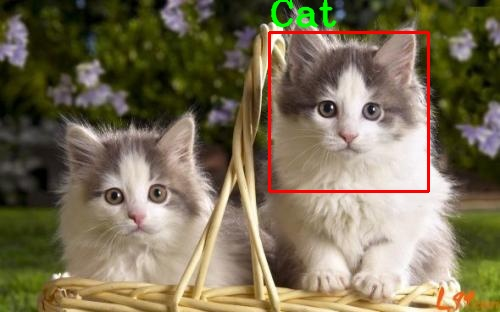
#> input picture WebContent/py/cat.jpg, 500 x 312 px
$ python cat_face.py
#> lines starting #> are read from the running program, lines starting #| are printed output that depends on the picture
# -*- coding=utf-8 -*-
import cv2
def detect_cat_face():
    # 特征检测器位置
    catPath = "I:\\python3.5.2\\Lib\\site-packages\\cv2\\data\\haarcascade_frontalcatface.xml"
    # 加载正面猫脸haar特征检测器
    faceCascade = cv2.CascadeClassifier(catPath)
    # 读取图片,imread()为__init__.py提供
    img = cv2.imread("cat.jpg")
#> img is the input picture: shape (312, 500, 3); mean B, G, R 86.2, 111.4, 122.8
    # 灰度化图片
    gray = cv2.cvtColor(img, cv2.COLOR_BGR2GRAY)
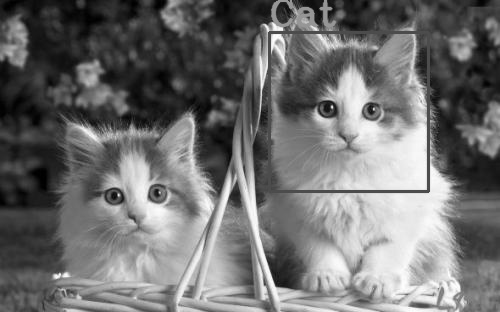
#> gray: shape (312, 500); min 0, max 254, mean 111.9
    # 猫脸检测,detectMultiScale:Detects objects of different sizes in the input image
    faces = faceCascade.detectMultiScale(
        gray,
        scaleFactor=1.02,
        minNeighbors=3,
        minSize=(150, 150),
        flags=cv2.CASCADE_SCALE_IMAGE
    )
#> faces = [[269, 33, 157, 157], [53, 118, 166, 166]]
    if len(faces) == 0:
        # 输出0表示不是猫

        print("0000")
    else:

        print("0000")

print(detect_cat_face())
